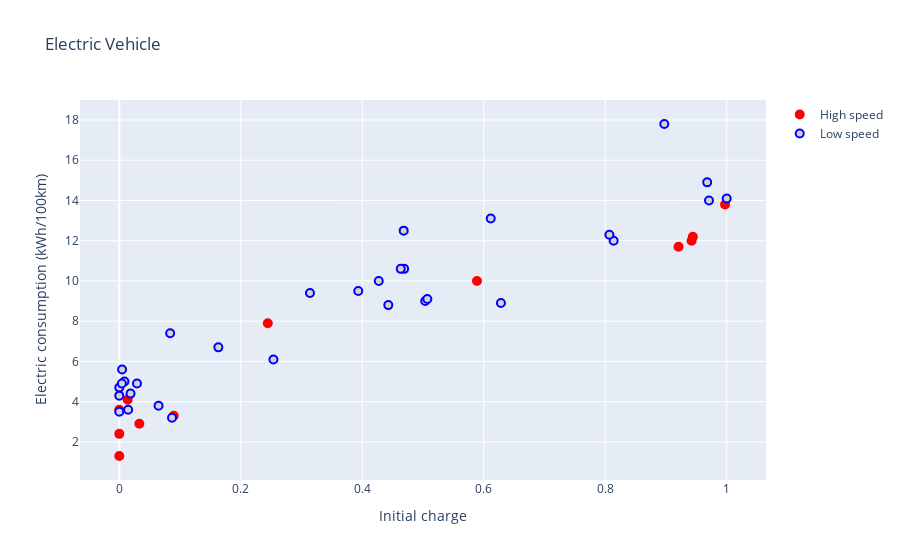

Here is the notebook cell this chart was saved with:
### Markdown cell above
In Plotly, a **trace** is a separate specification of how data shoud be plotted. 
You can think of it as a new "series" of data.
You can plot different traces on the same plot and each will be plotted according to its own specification.

### Code cell
# Define a new binary variable high_speed
high_speed = df.speed > 30

# Plot the data for high speed only
figure3 = go.Figure(
    go.Scatter(
        name = "High speed",
        x=df.charge[high_speed],
        y=df.electric[high_speed],
        mode='markers',
        marker={
            'size': 8,
            'color': "red",
            'line': {
                'width': 2,
                'color': 'red'
            }
        }
    )   
)

# Now add another scatterplot (trace) for low speed
# It will be plotted on the same figure but with a different color
figure3.add_trace(
    go.Scatter(
        name = "Low speed",
        x=df.charge[~high_speed],
        y=df.electric[~high_speed],
        mode='markers',
        marker={
            'size': 8,
            'color': "lightgrey",
            'line': {
                'width': 2,
                'color': 'blue'
            }
        }
    )   
)

# By activating the legend, the user can distinguish between the two groups
figure3.update_layout(
    title='Electric Vehicle',
    xaxis_title='Initial charge',
    yaxis_title='Electric consumption (kWh/100km)',
    # showlegend=True
)

figure3.show()

### Figure 1 — Plotly figure (JSON) as saved in the notebook; plotly's stock layout.template omitted (floating-point values rounded to 4 significant figures)
{"data": [{"marker": {"color": "red", "line": {"color": "red", "width": 2}, "size": 8}, "mode": "markers", "name": "High speed", "type": "scatter", "x": [0.9422, 0.0, 0.0, 0.5889, 0.0, 0.9207, 0.2444, 0.9973, 0.08962, 0.9443, 0.01377, 0.03301], "y": [12.0, 3.6, 1.3, 10.0, 2.4, 11.7, 7.9, 13.8, 3.3, 12.2, 4.1, 2.9]}, {"marker": {"color": "lightgrey", "line": {"color": "blue", "width": 2}, "size": 8}, "mode": "markers", "name": "Low speed", "type": "scatter", "x": [0.9679, 0.08676, 0.004587, 0.06462, 0.8139, 0.5037, 0.4429, 0.008475, 0.0, 0.01454, 0.3934, 0.0, 1.0, 0.0837, 0.9708, 0.469, 0.02913, 0.01848, 0.0, 0.4634, 0.4272, 0.3139, 0.2538, 0.4682, 0.1631, 0.6115, 0.004278, 0.8973, 0.5071, 0.6283, 0.8069], "y": [14.9, 3.2, 5.6, 3.8, 12.0, 9.0, 8.8, 5.0, 4.7, 3.6, 9.5, 4.3, 14.1, 7.4, 14.0, 10.6, 4.9, 4.4, 3.5, 10.6, 10.0, 9.4, 6.1, 12.5, 6.7, 13.1, 4.9, 17.8, 9.1, 8.9, 12.3]}], "layout": {"title": {"text": "Electric Vehicle"}, "xaxis": {"title": {"text": "Initial charge"}}, "yaxis": {"title": {"text": "Electric consumption (kWh/100km)"}}}}
